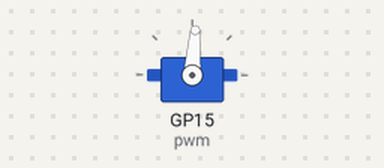
A program run on a simulated Raspberry Pi Pico running MicroPython. Shown: servo. Servo angles are drawn from the pulse width (0.5 ms = 0°, 2.5 ms = 180°). At 13.0 s the program stops and its outputs stay as they are.

Above: at 0.1 s.
At 3.1 s:
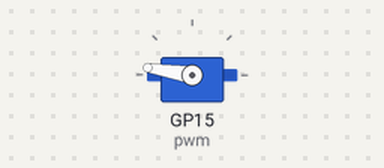
At 6.1 s:
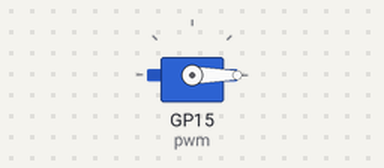
Timing chart, 0 to 10.5 s (numbered marks = the images above):
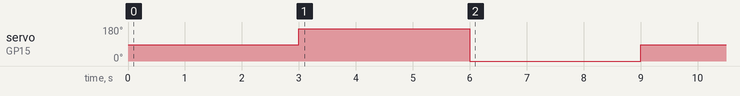

Measured:
- by itself, servo on GP15 (pwm): 86° → 171° at 3.0 s, → 0° 3.0 s later, → 86° 3.0 s later

The program:

servo-out.py
```python
from machine import Pin, PWM
import time

pwm = PWM(Pin(15), freq=50)

angle_0 = int(1.45e6)
angle_p90 = int(2.4e6)
angle_m90 = int(0.5e6)

pwm.duty_ns(angle_0)
time.sleep(3)

pwm.duty_ns(angle_p90)
time.sleep(3)

pwm.duty_ns(angle_m90)
time.sleep(3)

pwm.duty_ns(angle_0)
time.sleep(3)

pwm.duty_ns(0)
time.sleep(1)

pwm.deinit()
```
